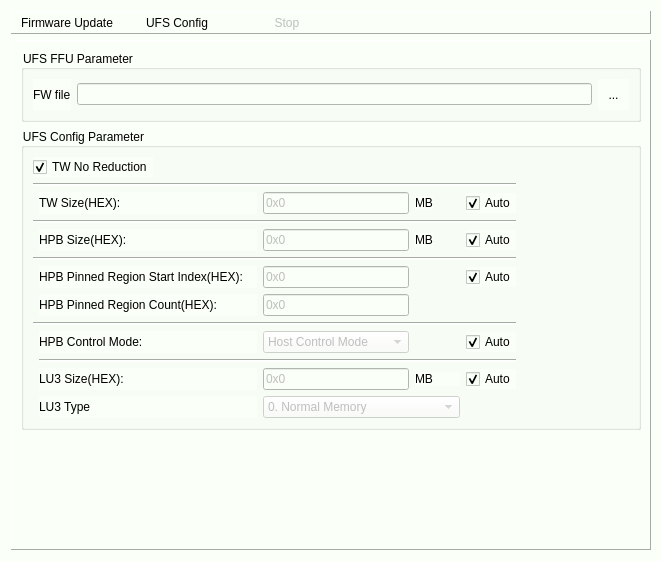
<?xml version="1.0" encoding="UTF-8"?>
<ui version="4.0">
 <class>FFUWidget</class>
 <widget class="QWidget" name="FFUWidget">
  <property name="geometry">
   <rect>
    <x>0</x>
    <y>0</y>
    <width>662</width>
    <height>561</height>
   </rect>
  </property>
  <property name="windowTitle">
   <string>Form</string>
  </property>
  <property name="styleSheet">
   <string notr="true">background-color: rgb(250, 255, 247);</string>
  </property>
  <layout class="QVBoxLayout" name="verticalLayout_3">
   <item>
    <widget class="QFrame" name="frame">
     <property name="frameShape">
      <enum>QFrame::Panel</enum>
     </property>
     <property name="frameShadow">
      <enum>QFrame::Raised</enum>
     </property>
     <layout class="QHBoxLayout" name="horizontalLayout_4">
      <property name="spacing">
       <number>0</number>
      </property>
      <property name="leftMargin">
       <number>0</number>
      </property>
      <property name="topMargin">
       <number>0</number>
      </property>
      <property name="rightMargin">
       <number>0</number>
      </property>
      <property name="bottomMargin">
       <number>0</number>
      </property>
      <item>
       <widget class="QToolButton" name="toolButton_Firmwate_Update">
        <property name="sizePolicy">
         <sizepolicy hsizetype="Fixed" vsizetype="Preferred">
          <horstretch>0</horstretch>
          <verstretch>0</verstretch>
         </sizepolicy>
        </property>
        <property name="minimumSize">
         <size>
          <width>110</width>
          <height>0</height>
         </size>
        </property>
        <property name="toolTip">
         <string>Ctrl +M</string>
        </property>
        <property name="text">
         <string>Firmware Update</string>
        </property>
        <property name="icon">
         <iconset resource="../Resources/icon.qrc">
          <normaloff>:/images/writeMemory.png</normaloff>:/images/writeMemory.png</iconset>
        </property>
        <property name="iconSize">
         <size>
          <width>24</width>
          <height>24</height>
         </size>
        </property>
        <property name="shortcut">
         <string>Ctrl+M</string>
        </property>
        <property name="toolButtonStyle">
         <enum>Qt::ToolButtonTextUnderIcon</enum>
        </property>
        <property name="autoRaise">
         <bool>true</bool>
        </property>
       </widget>
      </item>
      <item>
       <widget class="QToolButton" name="toolButton_UFS_Config">
        <property name="sizePolicy">
         <sizepolicy hsizetype="Fixed" vsizetype="Preferred">
          <horstretch>0</horstretch>
          <verstretch>0</verstretch>
         </sizepolicy>
        </property>
        <property name="minimumSize">
         <size>
          <width>110</width>
          <height>0</height>
         </size>
        </property>
        <property name="toolTip">
         <string>Ctrl +M</string>
        </property>
        <property name="text">
         <string>UFS Config</string>
        </property>
        <property name="icon">
         <iconset resource="../Resources/icon.qrc">
          <normaloff>:/images/writeMemory.png</normaloff>:/images/writeMemory.png</iconset>
        </property>
        <property name="iconSize">
         <size>
          <width>24</width>
          <height>24</height>
         </size>
        </property>
        <property name="shortcut">
         <string>Ctrl+M</string>
        </property>
        <property name="toolButtonStyle">
         <enum>Qt::ToolButtonTextUnderIcon</enum>
        </property>
        <property name="autoRaise">
         <bool>true</bool>
        </property>
       </widget>
      </item>
      <item>
       <widget class="QToolButton" name="toolButton_Stop">
        <property name="enabled">
         <bool>false</bool>
        </property>
        <property name="sizePolicy">
         <sizepolicy hsizetype="Fixed" vsizetype="Preferred">
          <horstretch>0</horstretch>
          <verstretch>0</verstretch>
         </sizepolicy>
        </property>
        <property name="minimumSize">
         <size>
          <width>110</width>
          <height>0</height>
         </size>
        </property>
        <property name="toolTip">
         <string>Shift + M</string>
        </property>
        <property name="text">
         <string>Stop</string>
        </property>
        <property name="icon">
         <iconset resource="../Resources/icon.qrc">
          <normaloff>:/images/stop.png</normaloff>:/images/stop.png</iconset>
        </property>
        <property name="iconSize">
         <size>
          <width>24</width>
          <height>24</height>
         </size>
        </property>
        <property name="shortcut">
         <string>Shift+M</string>
        </property>
        <property name="toolButtonStyle">
         <enum>Qt::ToolButtonTextUnderIcon</enum>
        </property>
        <property name="autoRaise">
         <bool>true</bool>
        </property>
       </widget>
      </item>
      <item>
       <spacer name="horizontalSpacer_4">
        <property name="orientation">
         <enum>Qt::Horizontal</enum>
        </property>
        <property name="sizeHint" stdset="0">
         <size>
          <width>479</width>
          <height>20</height>
         </size>
        </property>
       </spacer>
      </item>
     </layout>
    </widget>
   </item>
   <item>
    <widget class="QFrame" name="frame_3">
     <property name="frameShape">
      <enum>QFrame::Panel</enum>
     </property>
     <property name="frameShadow">
      <enum>QFrame::Raised</enum>
     </property>
     <layout class="QVBoxLayout" name="verticalLayout_2">
      <item>
       <widget class="QGroupBox" name="groupBox_ffu_parameter">
        <property name="enabled">
         <bool>true</bool>
        </property>
        <property name="minimumSize">
         <size>
          <width>0</width>
          <height>0</height>
         </size>
        </property>
        <property name="title">
         <string>UFS FFU Parameter</string>
        </property>
        <layout class="QHBoxLayout" name="horizontalLayout_8">
         <item>
          <widget class="QLabel" name="label_fwfile">
           <property name="text">
            <string>FW file</string>
           </property>
          </widget>
         </item>
         <item>
          <widget class="QLineEdit" name="lineEdit_fwfile"/>
         </item>
         <item>
          <widget class="QToolButton" name="toolButton_openFwFile">
           <property name="minimumSize">
            <size>
             <width>31</width>
             <height>31</height>
            </size>
           </property>
           <property name="toolTip">
            <string>Browser</string>
           </property>
           <property name="text">
            <string>...</string>
           </property>
           <property name="icon">
            <iconset resource="../Resources/icon.qrc">
             <normaloff>:/images/openFolder.png</normaloff>:/images/openFolder.png</iconset>
           </property>
           <property name="iconSize">
            <size>
             <width>24</width>
             <height>24</height>
            </size>
           </property>
           <property name="autoRaise">
            <bool>true</bool>
           </property>
          </widget>
         </item>
        </layout>
       </widget>
      </item>
      <item>
       <widget class="QGroupBox" name="groupBox_ufs_setting_parameter">
        <property name="enabled">
         <bool>true</bool>
        </property>
        <property name="minimumSize">
         <size>
          <width>0</width>
          <height>0</height>
         </size>
        </property>
        <property name="title">
         <string>UFS Config Parameter</string>
        </property>
        <property name="checkable">
         <bool>false</bool>
        </property>
        <layout class="QVBoxLayout" name="verticalLayout">
         <item>
          <layout class="QHBoxLayout" name="horizontalLayout_2">
           <item>
            <widget class="QCheckBox" name="checkBox_tw_no_reduction">
             <property name="text">
              <string>TW No Reduction</string>
             </property>
             <property name="checked">
              <bool>true</bool>
             </property>
            </widget>
           </item>
           <item>
            <spacer name="horizontalSpacer_3">
             <property name="orientation">
              <enum>Qt::Horizontal</enum>
             </property>
             <property name="sizeHint" stdset="0">
              <size>
               <width>40</width>
               <height>20</height>
              </size>
             </property>
            </spacer>
           </item>
          </layout>
         </item>
         <item>
          <layout class="QHBoxLayout" name="horizontalLayout">
           <item>
            <layout class="QGridLayout" name="gridLayout">
             <item row="3" column="1">
              <widget class="QLabel" name="label_hpb_size">
               <property name="sizePolicy">
                <sizepolicy hsizetype="Preferred" vsizetype="Preferred">
                 <horstretch>0</horstretch>
                 <verstretch>0</verstretch>
                </sizepolicy>
               </property>
               <property name="minimumSize">
                <size>
                 <width>0</width>
                 <height>0</height>
                </size>
               </property>
               <property name="text">
                <string>HPB Size(HEX):    </string>
               </property>
              </widget>
             </item>
             <item row="12" column="2" colspan="2">
              <widget class="QComboBox" name="comboBox_lu3_type">
               <property name="enabled">
                <bool>false</bool>
               </property>
               <property name="sizePolicy">
                <sizepolicy hsizetype="Expanding" vsizetype="Fixed">
                 <horstretch>0</horstretch>
                 <verstretch>0</verstretch>
                </sizepolicy>
               </property>
               <item>
                <property name="text">
                 <string>0. Normal Memory</string>
                </property>
               </item>
               <item>
                <property name="text">
                 <string>1. System code memory type</string>
                </property>
               </item>
               <item>
                <property name="text">
                 <string>2. Non-Persistent memory type</string>
                </property>
               </item>
               <item>
                <property name="text">
                 <string>3. Enhanced memory type 1</string>
                </property>
               </item>
               <item>
                <property name="text">
                 <string>4. Enhanced memory type 2</string>
                </property>
               </item>
               <item>
                <property name="text">
                 <string>5. Enhanced memory type 3</string>
                </property>
               </item>
               <item>
                <property name="text">
                 <string>6. Enhanced memory type 4</string>
                </property>
               </item>
              </widget>
             </item>
             <item row="11" column="1">
              <widget class="QLabel" name="label_hpb_size_3">
               <property name="minimumSize">
                <size>
                 <width>0</width>
                 <height>0</height>
                </size>
               </property>
               <property name="text">
                <string>LU3 Size(HEX): </string>
               </property>
              </widget>
             </item>
             <item row="2" column="0" colspan="5">
              <widget class="Line" name="line_4">
               <property name="orientation">
                <enum>Qt::Horizontal</enum>
               </property>
              </widget>
             </item>
             <item row="7" column="1">
              <widget class="QLabel" name="label_hpb_pinned_region_count">
               <property name="sizePolicy">
                <sizepolicy hsizetype="Preferred" vsizetype="Preferred">
                 <horstretch>0</horstretch>
                 <verstretch>0</verstretch>
                </sizepolicy>
               </property>
               <property name="minimumSize">
                <size>
                 <width>0</width>
                 <height>0</height>
                </size>
               </property>
               <property name="text">
                <string>HPB Pinned Region Count(HEX):    </string>
               </property>
              </widget>
             </item>
             <item row="11" column="4">
              <widget class="QCheckBox" name="checkBox_lu3_setting">
               <property name="text">
                <string>Auto</string>
               </property>
               <property name="checked">
                <bool>true</bool>
               </property>
              </widget>
             </item>
             <item row="9" column="1">
              <widget class="QLabel" name="label">
               <property name="text">
                <string>HPB Control Mode:</string>
               </property>
              </widget>
             </item>
             <item row="3" column="3">
              <widget class="QLabel" name="label_6">
               <property name="sizePolicy">
                <sizepolicy hsizetype="Fixed" vsizetype="Fixed">
                 <horstretch>0</horstretch>
                 <verstretch>0</verstretch>
                </sizepolicy>
               </property>
               <property name="text">
                <string>MB</string>
               </property>
              </widget>
             </item>
             <item row="1" column="2">
              <widget class="QLineEdit" name="lineEdit_TWSize">
               <property name="enabled">
                <bool>false</bool>
               </property>
               <property name="sizePolicy">
                <sizepolicy hsizetype="Expanding" vsizetype="Fixed">
                 <horstretch>0</horstretch>
                 <verstretch>0</verstretch>
                </sizepolicy>
               </property>
               <property name="inputMethodHints">
                <set>Qt::ImhNone</set>
               </property>
               <property name="text">
                <string>0x0</string>
               </property>
               <property name="readOnly">
                <bool>false</bool>
               </property>
               <property name="clearButtonEnabled">
                <bool>false</bool>
               </property>
              </widget>
             </item>
             <item row="8" column="0" colspan="5">
              <widget class="Line" name="line_2">
               <property name="orientation">
                <enum>Qt::Horizontal</enum>
               </property>
              </widget>
             </item>
             <item row="6" column="2">
              <widget class="QLineEdit" name="lineEdit_HPB_Pinned_Region_Start_Index">
               <property name="enabled">
                <bool>false</bool>
               </property>
               <property name="sizePolicy">
                <sizepolicy hsizetype="Expanding" vsizetype="Fixed">
                 <horstretch>0</horstretch>
                 <verstretch>0</verstretch>
                </sizepolicy>
               </property>
               <property name="text">
                <string>0x0</string>
               </property>
              </widget>
             </item>
             <item row="9" column="2">
              <widget class="QComboBox" name="comboBox_hpb_ctrl_mode">
               <property name="enabled">
                <bool>false</bool>
               </property>
               <item>
                <property name="text">
                 <string>Host Control Mode</string>
                </property>
               </item>
               <item>
                <property name="text">
                 <string>Device Control Mode</string>
                </property>
               </item>
              </widget>
             </item>
             <item row="1" column="4">
              <widget class="QCheckBox" name="checkBox_tw_size">
               <property name="text">
                <string>Auto</string>
               </property>
               <property name="checked">
                <bool>true</bool>
               </property>
              </widget>
             </item>
             <item row="1" column="1">
              <widget class="QLabel" name="label_tw_size">
               <property name="sizePolicy">
                <sizepolicy hsizetype="Preferred" vsizetype="Preferred">
                 <horstretch>0</horstretch>
                 <verstretch>0</verstretch>
                </sizepolicy>
               </property>
               <property name="minimumSize">
                <size>
                 <width>0</width>
                 <height>0</height>
                </size>
               </property>
               <property name="text">
                <string>TW Size(HEX):    </string>
               </property>
              </widget>
             </item>
             <item row="7" column="2">
              <widget class="QLineEdit" name="lineEdit_Pinned_Region_Count">
               <property name="enabled">
                <bool>false</bool>
               </property>
               <property name="sizePolicy">
                <sizepolicy hsizetype="Expanding" vsizetype="Fixed">
                 <horstretch>0</horstretch>
                 <verstretch>0</verstretch>
                </sizepolicy>
               </property>
               <property name="text">
                <string>0x0</string>
               </property>
              </widget>
             </item>
             <item row="11" column="3">
              <widget class="QLabel" name="label_22">
               <property name="sizePolicy">
                <sizepolicy hsizetype="Fixed" vsizetype="Fixed">
                 <horstretch>0</horstretch>
                 <verstretch>0</verstretch>
                </sizepolicy>
               </property>
               <property name="text">
                <string>MB        </string>
               </property>
              </widget>
             </item>
             <item row="3" column="2">
              <widget class="QLineEdit" name="lineEdit_HPBSize">
               <property name="enabled">
                <bool>false</bool>
               </property>
               <property name="sizePolicy">
                <sizepolicy hsizetype="Expanding" vsizetype="Fixed">
                 <horstretch>0</horstretch>
                 <verstretch>0</verstretch>
                </sizepolicy>
               </property>
               <property name="text">
                <string>0x0</string>
               </property>
              </widget>
             </item>
             <item row="12" column="1">
              <widget class="QLabel" name="label_hpb_size_2">
               <property name="minimumSize">
                <size>
                 <width>0</width>
                 <height>0</height>
                </size>
               </property>
               <property name="text">
                <string>LU3 Type</string>
               </property>
              </widget>
             </item>
             <item row="3" column="4">
              <widget class="QCheckBox" name="checkBox_hpb_size">
               <property name="text">
                <string>Auto</string>
               </property>
               <property name="checked">
                <bool>true</bool>
               </property>
              </widget>
             </item>
             <item row="1" column="3">
              <widget class="QLabel" name="label_21">
               <property name="sizePolicy">
                <sizepolicy hsizetype="Fixed" vsizetype="Fixed">
                 <horstretch>0</horstretch>
                 <verstretch>0</verstretch>
                </sizepolicy>
               </property>
               <property name="text">
                <string>MB</string>
               </property>
              </widget>
             </item>
             <item row="5" column="0" colspan="5">
              <widget class="Line" name="line_3">
               <property name="orientation">
                <enum>Qt::Horizontal</enum>
               </property>
              </widget>
             </item>
             <item row="0" column="0" colspan="5">
              <widget class="Line" name="line_5">
               <property name="orientation">
                <enum>Qt::Horizontal</enum>
               </property>
              </widget>
             </item>
             <item row="6" column="1">
              <widget class="QLabel" name="label_hpb_pinned_region_start_index">
               <property name="sizePolicy">
                <sizepolicy hsizetype="Preferred" vsizetype="Preferred">
                 <horstretch>0</horstretch>
                 <verstretch>0</verstretch>
                </sizepolicy>
               </property>
               <property name="minimumSize">
                <size>
                 <width>0</width>
                 <height>0</height>
                </size>
               </property>
               <property name="text">
                <string>HPB Pinned Region Start Index(HEX):    </string>
               </property>
              </widget>
             </item>
             <item row="11" column="2">
              <widget class="QLineEdit" name="lineEdit_lu3_size">
               <property name="enabled">
                <bool>false</bool>
               </property>
               <property name="sizePolicy">
                <sizepolicy hsizetype="Expanding" vsizetype="Fixed">
                 <horstretch>0</horstretch>
                 <verstretch>0</verstretch>
                </sizepolicy>
               </property>
               <property name="text">
                <string>0x0</string>
               </property>
              </widget>
             </item>
             <item row="6" column="4">
              <widget class="QCheckBox" name="checkBox_hpb_pinned_region">
               <property name="text">
                <string>Auto</string>
               </property>
               <property name="checked">
                <bool>true</bool>
               </property>
              </widget>
             </item>
             <item row="9" column="4">
              <widget class="QCheckBox" name="checkBox_ctrl_mode">
               <property name="text">
                <string>Auto</string>
               </property>
               <property name="checked">
                <bool>true</bool>
               </property>
              </widget>
             </item>
             <item row="10" column="1" colspan="4">
              <widget class="Line" name="line">
               <property name="orientation">
                <enum>Qt::Horizontal</enum>
               </property>
              </widget>
             </item>
            </layout>
           </item>
           <item>
            <spacer name="horizontalSpacer">
             <property name="orientation">
              <enum>Qt::Horizontal</enum>
             </property>
             <property name="sizeHint" stdset="0">
              <size>
               <width>40</width>
               <height>20</height>
              </size>
             </property>
            </spacer>
           </item>
          </layout>
         </item>
        </layout>
       </widget>
      </item>
      <item>
       <spacer name="verticalSpacer">
        <property name="orientation">
         <enum>Qt::Vertical</enum>
        </property>
        <property name="sizeHint" stdset="0">
         <size>
          <width>17</width>
          <height>116</height>
         </size>
        </property>
       </spacer>
      </item>
     </layout>
    </widget>
   </item>
  </layout>
 </widget>
 <resources>
  <include location="../Resources/icon.qrc"/>
 </resources>
 <connections/>
</ui>
